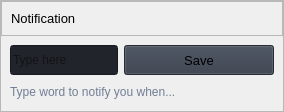
                        <widget class="QFrame" name="row_6">
                         <property name="frameShape">
                          <enum>QFrame::StyledPanel</enum>
                         </property>
                         <property name="frameShadow">
                          <enum>QFrame::Raised</enum>
                         </property>
                         <layout class="QVBoxLayout" name="verticalLayout_25">
                          <property name="spacing">
                           <number>0</number>
                          </property>
                          <property name="leftMargin">
                           <number>0</number>
                          </property>
                          <property name="topMargin">
                           <number>0</number>
                          </property>
                          <property name="rightMargin">
                           <number>0</number>
                          </property>
                          <property name="bottomMargin">
                           <number>0</number>
                          </property>
                          <item>
                           <widget class="QFrame" name="frame_div_content_2">
                            <property name="minimumSize">
                             <size>
                              <width>0</width>
                              <height>110</height>
                             </size>
                            </property>
                            <property name="maximumSize">
                             <size>
                              <width>16777215</width>
                              <height>110</height>
                             </size>
                            </property>
                            <property name="frameShape">
                             <enum>QFrame::NoFrame</enum>
                            </property>
                            <property name="frameShadow">
                             <enum>QFrame::Raised</enum>
                            </property>
                            <layout class="QVBoxLayout" name="verticalLayout_26">
                             <property name="spacing">
                              <number>0</number>
                             </property>
                             <property name="leftMargin">
                              <number>0</number>
                             </property>
                             <property name="topMargin">
                              <number>0</number>
                             </property>
                             <property name="rightMargin">
                              <number>0</number>
                             </property>
                             <property name="bottomMargin">
                              <number>0</number>
                             </property>
                             <item>
                              <widget class="QFrame" name="frame_title_wid_2">
                               <property name="maximumSize">
                                <size>
                                 <width>16777215</width>
                                 <height>35</height>
                                </size>
                               </property>
                               <property name="frameShape">
                                <enum>QFrame::StyledPanel</enum>
                               </property>
                               <property name="frameShadow">
                                <enum>QFrame::Raised</enum>
                               </property>
                               <layout class="QVBoxLayout" name="verticalLayout_27">
                                <item>
                                 <widget class="QLabel" name="labelBoxBlenderInstalation_3">
                                  <property name="font">
                                   <font>
                                    <pointsize>10</pointsize>
                                    <italic>false</italic>
                                    <bold>false</bold>
                                   </font>
                                  </property>
                                  <property name="styleSheet">
                                   <string notr="true"/>
                                  </property>
                                  <property name="text">
                                   <string>Notification</string>
                                  </property>
                                 </widget>
                                </item>
                               </layout>
                              </widget>
                             </item>
                             <item>
                              <widget class="QFrame" name="frame_content_wid_2">
                               <property name="frameShape">
                                <enum>QFrame::NoFrame</enum>
                               </property>
                               <property name="frameShadow">
                                <enum>QFrame::Raised</enum>
                               </property>
                               <layout class="QHBoxLayout" name="horizontalLayout_15">
                                <item>
                                 <layout class="QGridLayout" name="gridLayout_7">
                                  <property name="bottomMargin">
                                   <number>0</number>
                                  </property>
                                  <item row="0" column="0">
                                   <widget class="QLineEdit" name="notifyword">
                                    <property name="minimumSize">
                                     <size>
                                      <width>0</width>
                                      <height>30</height>
                                     </size>
                                    </property>
                                    <property name="styleSheet">
                                     <string notr="true">background-color: rgb(33, 37, 43);</string>
                                    </property>
                                    <property name="text">
                                     <string/>
                                    </property>
                                    <property name="placeholderText">
                                     <string>Type here</string>
                                    </property>
                                   </widget>
                                  </item>
                                  <item row="0" column="1">
                                   <widget class="QPushButton" name="btn_saveNotify">
                                    <property name="minimumSize">
                                     <size>
                                      <width>150</width>
                                      <height>30</height>
                                     </size>
                                    </property>
                                    <property name="font">
                                     <font>
                                      <pointsize>10</pointsize>
                                      <italic>false</italic>
                                      <bold>false</bold>
                                     </font>
                                    </property>
                                    <property name="cursor">
                                     <cursorShape>PointingHandCursor</cursorShape>
                                    </property>
                                    <property name="styleSheet">
                                     <string notr="true">background-color: rgb(52, 59, 72);</string>
                                    </property>
                                    <property name="text">
                                     <string>Save</string>
                                    </property>
                                    <property name="icon">
                                     <iconset>
                                      <normaloff>../../../../../../.designer/backup/images/icons/cil-save.png</normaloff>../../../../../../.designer/backup/images/icons/cil-save.png</iconset>
                                    </property>
                                   </widget>
                                  </item>
                                  <item row="1" column="0" colspan="2">
                                   <widget class="QLabel" name="labelVersion_6">
                                    <property name="styleSheet">
                                     <string notr="true">color: rgb(113, 126, 149);</string>
                                    </property>
                                    <property name="lineWidth">
                                     <number>1</number>
                                    </property>
                                    <property name="text">
                                     <string>Type word to notify you when...</string>
                                    </property>
                                    <property name="alignment">
                                     <set>Qt::AlignLeading|Qt::AlignLeft|Qt::AlignVCenter</set>
                                    </property>
                                   </widget>
                                  </item>
                                 </layout>
                                </item>
                               </layout>
                              </widget>
                             </item>
                            </layout>
                           </widget>
                          </item>
                         </layout>
                        </widget>
